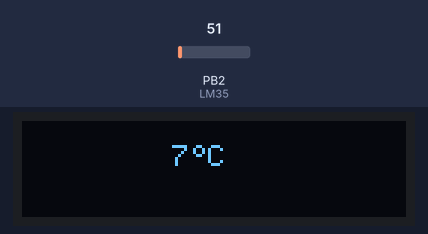
Recording of a program running on a simulated ATtiny13, built with avr-gcc and emulated at 1.2 MHz. On the bench: 128×32 one-colour display. Wiring (inferred from the names in the program): I2C bus: SDA PB4; SCL PB3; SSD1306 OLED at I2C address 0x3C. The inputs (shaded band) are chosen by the test bench; at power-on: PB2 (LM35) = 51.

Above: at 1.2 s.
1.3 s: PB2 (LM35) set to 61
At 6.4 s:
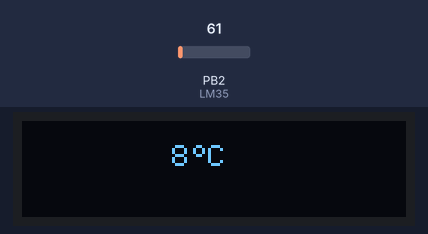
7.5 s: PB2 (LM35) set to 71
13.5 s: PB2 (LM35) set to 86
At 19.0 s:
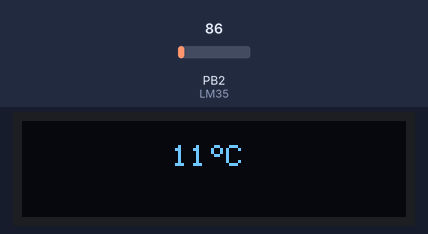
Timing chart, 0 to 20.5 s (numbered marks = the images above; inputs shaded):
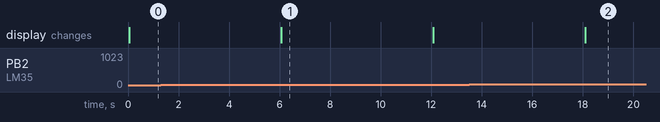

The program:

main.c
```c
#include <avr/io.h>
#include <util/delay.h>

#include "common.h"
#include "adc.h"
#include "oled.h"
#include "temperature.h"


int main()
{
    oled_init();
    adc_init(ADC_PIN);

    oled_clear();
    while(1)
    {
        uint16_t millivolts = adc_measure_millivolts();
        int32_t temperature = calculate_temperature(millivolts);

        //int32_t temperature = 155;
        //temperature *= -1;

        oled_print_temperature(temperature);
        _delay_ms(UPDATE_DELAY_MS);
        oled_clear_temperature();
    }

    return 0;
}
```

adc.c
```c
#include "adc.h"

static uint16_t adc_read(void);

void adc_init(uint8_t adc_pin)
{
    ADCSRA |= (1 << ADEN);                                      // enable ADC
    ADCSRA |= ((1 << ADPS0) | (1 <<  ADPS1) | (1 << ADPS2));    // set prescaler 128
    ADMUX |= (1 << REFS0);                                      // select 1.1 V internal reference source

    switch(adc_pin)
    {
        case PB0:
            break;
        case PB1:
            ADMUX |= (1 << MUX0);
            break;
        case PB2:
            ADMUX |= (1 << MUX1);
            break;
        case PB3:
            ADMUX |= ((1 << MUX0) | (1 << MUX1));
            break;
        default:
            break;
    }

    ADCSRA |= (1 << ADSC);                                      // start first conversion
}

uint32_t adc_measure_millivolts()
{
    uint16_t value_read = adc_read();
    return ((uint32_t) value_read * AREF_MILLIVOLTS) / ADC_MAX;
}

static uint16_t adc_read()
{
    uint16_t adc_result = ADC;  // get result for 10-bit resolution
    ADCSRA |= (1 << ADSC);      // start next conversion
    return adc_result;
}
```

adc.h
```c
#ifndef ADC_H
#define ADC_H

#include <avr/io.h>

#define ADC_MAX            1023
#define AREF_MILLIVOLTS    1100

void adc_init(uint8_t adc_pin);
uint32_t adc_measure_millivolts(void);

#endif
```

common.h
```c
/*
    Sensor type (centigrade or fahrenheit)
*/

#define LM35
//#define LM34  // uncomment this line and comment out the line above if you're using an LM34 fahrenheit sensor

/*
    Sensor configuration
*/

//#define FULL_RANGE // uncomment this line if you're using your sensor in full-range configuration (see datasheet)

/*
    General definitions
*/

#define ADC_PIN           PB1   // analog input pin
#define UPDATE_DELAY_MS   3000  // delay (in milliseconds) between consecutive measurements and display updates
```

oled.c
```c
#include "oled.h"

#define SCL_LOW()     IIC_DDR |=  (1 << SCL_PIN)
#define SCL_HIGH()    IIC_DDR &= ~(1 << SCL_PIN)
#define SDA_LOW()     IIC_DDR |=  (1 << SDA_PIN)
#define SDA_HIGH()    IIC_DDR &= ~(1 << SDA_PIN)

#define OLED_CMD_MODE   0x00
#define OLED_DAT_MODE   0x40

static void oled_print_symbol(char symbol);
static void oled_print_digit(uint8_t digit);
static void iic_init(void);
static void iic_start(uint8_t);
static void iic_stop(void);
static void iic_write(uint8_t);

static const uint8_t symbols[] PROGMEM =
{
    0x08, 0x08, 0x08, 0x08, 0x08, // -
    0b00000000, 0b00000110, 0b00001001, 0b00001001, 0b00000110, // ° TODO - change to hex
#if defined(LM35)
    0x3E, 0x41, 0x41, 0x41, 0x22, // C
#elif defined(LM34)
    0x7F, 0x09, 0x09, 0x09, 0x01, // F
#endif
};

static const uint8_t digits[] PROGMEM =
{
    0x3E, 0x51, 0x49, 0x45, 0x3E, // 0
    0x00, 0x42, 0x7F, 0x40, 0x00, // 1
    0x42, 0x61, 0x51, 0x49, 0x46, // 2
    0x21, 0x41, 0x45, 0x4B, 0x31, // 3
    0x18, 0x14, 0x12, 0x7F, 0x10, // 4
    0x27, 0x45, 0x45, 0x45, 0x39, // 5
    0x3C, 0x4A, 0x49, 0x49, 0x30, // 6
    0x01, 0x71, 0x09, 0x05, 0x03, // 7
    0x36, 0x49, 0x49, 0x49, 0x36, // 8
    0x06, 0x49, 0x49, 0x29, 0x1E, // 9
};

void oled_print_temperature(int32_t temperature)
{
    oled_set_cursor(TEMPERATURE_X, TEMPERATURE_Y);

    iic_start(IIC_ADDRESS);
    iic_write(OLED_DAT_MODE);

    uint8_t mean_value;
    if(temperature < 0)
        mean_value = temperature * -1;
    else
        mean_value = temperature;

    uint8_t modulo;

    uint8_t hundreds = mean_value / 100;
    modulo = mean_value % 100;

    uint8_t tens = modulo / 10;
    modulo = modulo % 10;

    uint8_t ones = modulo;

    if(temperature < 0)
        oled_print_symbol('-');

    if(hundreds > 0)
        oled_print_digit(hundreds);
    if(tens > 0)
        oled_print_digit(tens);
    oled_print_digit(ones);

    oled_print_symbol('D'); // 'D' stands for '°' (Degree symbol)

#if defined(LM35)
    oled_print_symbol('C');
#elif defined(LM34)
    oled_print_symbol('F');
#endif

    iic_stop();
}

void oled_clear_temperature(void)
{
    oled_set_cursor(TEMPERATURE_X, TEMPERATURE_Y);

    iic_start(IIC_ADDRESS);
    iic_write(OLED_DAT_MODE);
    for(uint16_t i = 0; i < 5 * CHAR_W; i++)
        iic_write(0x00);
    iic_stop();
}

void oled_init()
{
    iic_init();
    iic_start(IIC_ADDRESS);
    iic_write(OLED_CMD_MODE);

    /*
        Sequentially write all initialization commands
    */

    iic_write(0xA8);
    iic_write(0x1F);
    iic_write(0x22);
    iic_write(0x00);
    iic_write(0x03);
    iic_write(0x20);
    iic_write(0x00);
    iic_write(0xDA);
    iic_write(0x02);
    iic_write(0x8D);
    iic_write(0x14);
    iic_write(0xAF);
    iic_write(0xA1);
    iic_write(0xC8);

    iic_stop();
}

void oled_set_cursor(uint8_t x, uint8_t line)
{
    iic_start(IIC_ADDRESS);
    iic_write(OLED_CMD_MODE);
    iic_write(x & 0x0F);
    iic_write(0x10 | (x >> 4));
    iic_write(0xB0 | (line & 0x07));
    iic_stop();
}

void oled_clear(void)
{
    oled_set_cursor(0, 0);

    iic_start(IIC_ADDRESS);
    iic_write(OLED_DAT_MODE);
    for(uint16_t i = 0; i < 512; i++)
        iic_write(0x00);
    iic_stop();
}

static void oled_print_symbol(char symbol)
{
    uint8_t offset;
    switch (symbol)
    {
        case '-':
            iic_write(0x00);
            offset = 0;
            for(uint8_t i = 0; i < 5; i++)
                iic_write(pgm_read_byte(&symbols[offset + i]));
            break;
        case 'D':  // 'D' stands for '°' (Degree symbol)
            iic_write(0x00);
            offset = 5;
            for(uint8_t i = 0; i < 5; i++)
                iic_write(pgm_read_byte(&symbols[offset + i]));
            break;
#if defined(LM35)
        case 'C':
            iic_write(0x00);
            offset = 10;
            for(uint8_t i = 0; i < 5; i++)
                iic_write(pgm_read_byte(&symbols[offset + i]));
            break;
#elif defined(LM34)
        case 'F':
            iic_write(0x00);
            offset = 10;
            for(uint8_t i = 0; i < 5; i++)
                iic_write(pgm_read_byte(&symbols[offset + i]));
            break;
#endif
        default:
            break;
    }
}

static void oled_print_digit(uint8_t digit)
{
    if(digit >= 10)
        return;

    iic_write(0x00);

    uint8_t offset = digit * 5;
    for(uint8_t i = 0; i < 5; i++)
        iic_write(pgm_read_byte(&digits[offset + i]));
}

static void iic_init()
{
    IIC_DDR  &= ~((1 << SDA_PIN) | (1 << SCL_PIN));
    IIC_PORT &= ~((1 << SDA_PIN) | (1 << SCL_PIN));
}

static void iic_start(uint8_t address)
{
    SDA_LOW();
    SCL_LOW();
    iic_write(address);
}

static void iic_stop()
{
    SDA_LOW();
    SCL_HIGH();
    SDA_HIGH();
}

static void iic_write(uint8_t data)
{
    for(uint8_t i = 0; i < 8; i++)
    {
        SDA_LOW();
        if(data & 0x80)
            SDA_HIGH();
        SCL_HIGH();
        data <<= 1;
        SCL_LOW();
    }
    SDA_HIGH();
    SCL_HIGH();
    asm("nop");
    SCL_LOW();
}
```

oled.h
```c
#ifndef OLED_H
#define OLED_H

#include <avr/io.h>
#include <avr/pgmspace.h>
#include <stdint.h>

#include "common.h"

/*
    Definitions of IIC registers, pins and address used to drive the OLED display
*/

#define IIC_DDR     DDRB
#define IIC_PORT    PORTB
#define SCL_PIN     PB3
#define SDA_PIN     PB4

#define IIC_ADDRESS 0x78

/*
    Definitions of screen and character dimensions
*/

#define OLED_WIDTH  128
#define OLED_HEIGHT  64

#define CHAR_W  5
#define CHAR_H  8

/*
    Tweak these definitions to make the temperature display at your desired screen coordinates
*/

#define TEMPERATURE_X   ((OLED_WIDTH / 2) - 3 * CHAR_W)
#define TEMPERATURE_Y   1

/*
    OLED function prototypes
*/

void oled_print_temperature(int32_t temperature);
void oled_clear_temperature(void); // clears only the part of the display on which the temperature is shown (to minimize flickering)

void oled_init(void);
void oled_set_cursor(uint8_t x, uint8_t line);
void oled_clear(void); // clears the whole display

#endif
```

temperature.c
```c
#include "temperature.h"

int32_t calculate_temperature(uint32_t millivolts)
{
    return (TEMPERATURE_BASE + (millivolts / MILLIVOLTS_PER_DEGREE));
}
```

temperature.h
```c
#ifndef TEMPERATURE_H
#define TEMPERATURE_H

#include <stdint.h>

#include "common.h"

#if defined(FULL_RANGE)
    #if defined(LM35)
        #define TEMPERATURE_BASE    -55
    #elif defined(LM34)
        #define TEMPERATURE_BASE    -50
    #endif
#else
    #if defined(LM35)
        #define TEMPERATURE_BASE     2
    #elif defined(LM34)
        #define TEMPERATURE_BASE     5
    #endif
#endif

#define MILLIVOLTS_PER_DEGREE   10

int32_t calculate_temperature(uint32_t millivolts);

#endif
```

Measured:
- after the input at 1.3 s, the display: changes after 4.8 s (image 1)
- after the input at 13.5 s, the display: changes after 4.6 s (image 2)
